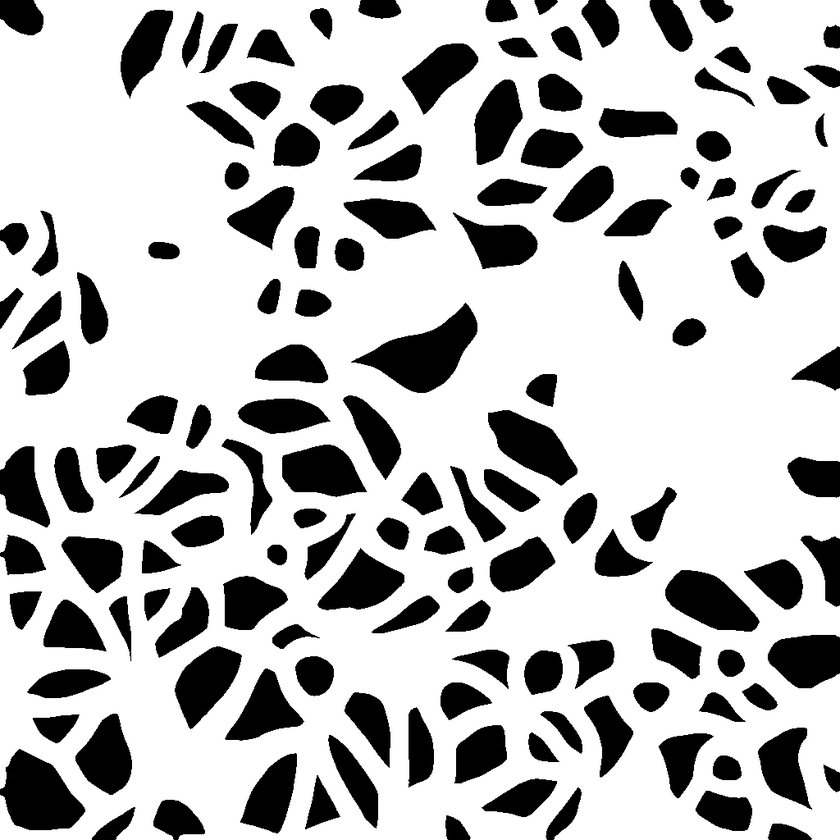
#> input picture misc/dte_cleaned.tif, 840 x 840 px, shrunk from 1024 x 1024 before the run
$ python -i weightmap.py   (imports and definitions only)
#> lines starting #> are read from the running program, lines starting #| are printed output that depends on the picture; after the words box and inside, x2 and y2 are one past the last pixel; in counts of white or black regions, pixels touching at a corner belong together
#!/usr/bin/env python
# -------------------------------------------------------------------------------
# Name:     Sequitr
# Purpose:  Sequitr is a small, lightweight Python library for common image
#           processing tasks in optical microscopy, in particular, single-
#           molecule imaging, super-resolution or time-lapse imaging of cells.
#           Sequitr implements fully convolutional neural networks for image
#           segmentation and classification. Modelling of the PSF is also
#           supported, and the library is designed to integrate with
#           BayesianTracker.
#
# Authors:  Alan R. Lowe (arl) a.lowe@ucl.ac.uk
#
# License:  See LICENSE.md
#
# Created:  23/03/2018
# -------------------------------------------------------------------------------

__author__ = "Alan R. Lowe"
__email__ = "code@arlowe.co.uk"

import os
import re

import matplotlib.pyplot as plt
import numpy as np
from scipy.ndimage import distance_transform_cdt, distance_transform_edt
from scipy.ndimage.filters import gaussian_filter, maximum_filter, median_filter
from scipy.ndimage.morphology import binary_dilation, binary_erosion, binary_fill_holes
from scipy.spatial import Delaunay

# import tifffile as t
from skimage.io import imread, imsave


class ImageLabels:
    """ImageLabels

    A class to deal with image labels.
    """

    # [35 lines left out: function __init__, not called in this run]

    def labels(self):
        """ return the labels """
        return self._labels

    @property
    def outputs(self):
        return self._outputs


class ImageWeightMap2:
    """ImageWeightMap2

    Calculate a per-pixel weight map to prioritise learning of certain pixels
    within an image. Here, the weight map is calculated the distance between
    objects in the foreground for binary images.

    The algorithm proceeds as:
    1. Create a list of xy points that represent the boundaries of the
       foreground objects
    2. Create a Delaunay graph connecting each of the xy points
    3. For each background pixel, calculate the mean length of the edges of
       the simplex in which the pixel lies
    4. Set the pixel of the background to be the mean length value
    5. Calculate an exponential decay of the weight map

    Effectively, the algorithm generates a map of the 'narrowness' of regions
    separating foreground objects. Where objects are separated by only a single
    pixel, the value is high, larger separation decay to zero.

    Params:
        w0: the weighting amplitude
        sigma: the decay of the exponential function imsave
    Notes:
        TODO(arl): clean up the code!
    """

    def __init__(self, w0=10.0, sigma=5.0):

        self.w0 = w0
        self.sigma = sigma

    def __call__(self, image):

        # make a von Neumann structring element to create the boundaries
        s = np.array([[0, 1, 0], [1, 1, 1], [0, 1, 0]])
        b = np.squeeze(image.astype("bool"))
        b_erode_outline = np.logical_xor(
            binary_erosion(b, iterations=1, structure=s), b
        )

        # make the sentinels
        b_dilate = binary_dilation(b, iterations=3, structure=s)
        b_dilate_outline = np.logical_xor(
            binary_erosion(b_dilate, iterations=1, structure=s), b_dilate
        )

        # add a perimeter of ones to make sentinel points for the boundaries
        b_erode = np.logical_xor(b_erode_outline, b_dilate_outline)

        # pre weight the mask using only the region surrounding the cells
        mask = np.logical_xor(b, b_dilate)

        # assign xy points to the boundary pixels, then a Delaunay triangulation
        x, y = np.where(b_erode)
        points = np.column_stack((x, y))
        tri = Delaunay(points)
        self.tri = tri

        # find the pixels of the background
        free_space_x, free_space_y = np.where(np.logical_not(b))
        free_space = np.array(list(zip(free_space_x.tolist(), free_space_y.tolist())))

        # calculate the weight map
        simplices = tri.find_simplex(free_space)
        weight_map = np.zeros(image.shape)

        # mean?
        d = np.array([np.max(self.edist(s, p)) for s, p in zip(simplices, free_space)])
        weight_map[free_space_x, free_space_y] = d.reshape((-1,))

        mask = b.astype("float32")
        weight_map = gaussian_filter(weight_map, 1.0)  # self.sigma)
        weight_map = (
            self.w0
            * (1.0 - mask)
            * np.exp(-(weight_map * weight_map) / (2.0 * self.sigma ** 2 + 1e-99))
        )

        weight_map = weight_map + 1.0 + mask

        return weight_map

    def edist(self, i, pt):
        if i == -1:
            return [1024.0, 1024.0, 1024.0]
        s = self.tri.simplices[i]
        p = np.zeros((4, 2))
        # p = np.zeros((3,2))
        p[0:3, :] = self.tri.points[s]
        p[3, :] = p[0, :]

        # d = p - np.tile(pt,(3,1))
        d = np.diff(p, axis=0)
        d = np.sqrt(d[:, 0] ** 2 + d[:, 1] ** 2)
        return d

    # [55 lines left out: functions _tri_area, check_and_makedir, create_weightmaps, not called in this run]


# [27 lines not run here, left out]

>>> import cv2
>>> picture = cv2.imread('../misc/dte_cleaned.tif', cv2.IMREAD_GRAYSCALE)
#> picture is the input picture: shape (840, 840); min 0, max 255, mean 186.9
>>> result = ImageWeightMap2()(picture)
#> in __call__, `b = np.squeeze(image.astype("bool"))`:
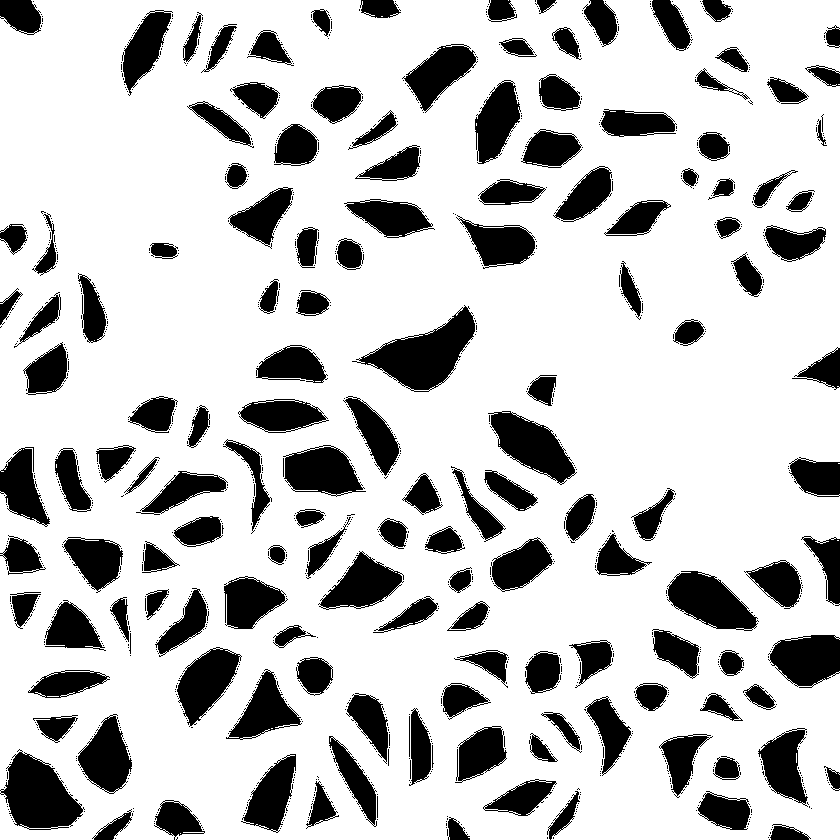
#> b: shape (840, 840) bool; 77.5% white; 1349 black regions (1202 under 20 px), largest, box (x1, y1, x2, y2) and area: (352, 305, 475, 392) 4601, (0, 749, 85, 830) 4053, (667, 571, 759, 631) 3251
#> in __call__, `b_erode_outline = np.logical_xor( binary_erosion(b, iterations=1, stru..`: b_erode_outline: shape (840, 840) bool; 5.3% white in thin lines or dots
#> in __call__, `b_dilate = binary_dilation(b, iterations=3, structure=s)`:
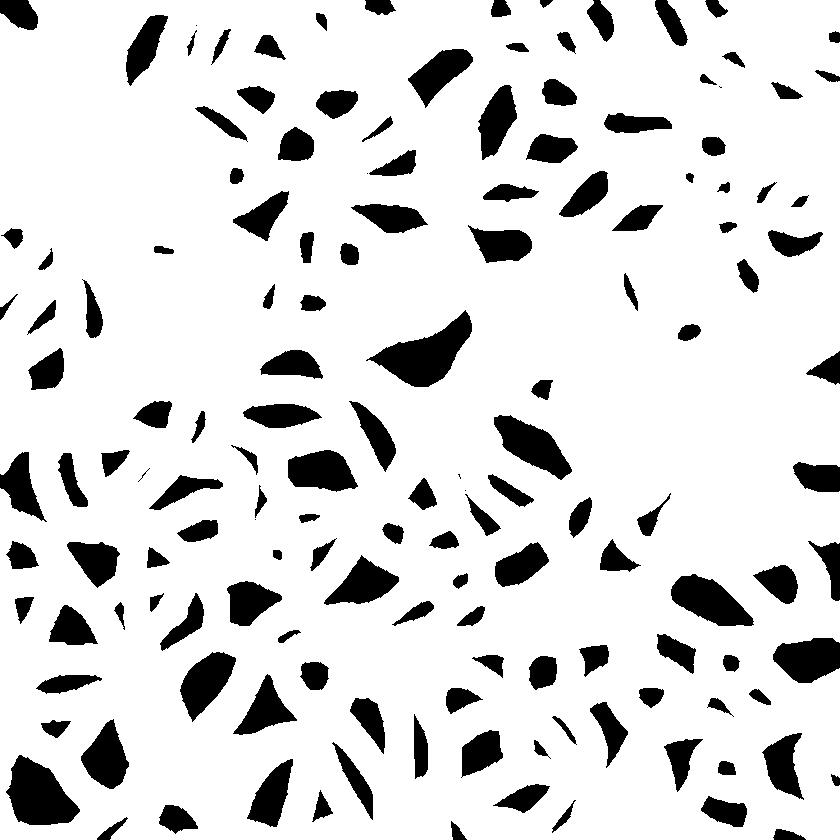
#> b_dilate: shape (840, 840) bool; 85.9% white; 149 black regions (7 under 20 px), largest, box (x1, y1, x2, y2) and area: (366, 310, 472, 387) 3599, (6, 755, 80, 825) 3274, (671, 574, 754, 626) 2523
#> in __call__, `b_dilate_outline = np.logical_xor( binary_erosion(b_dilate, iterations..`:
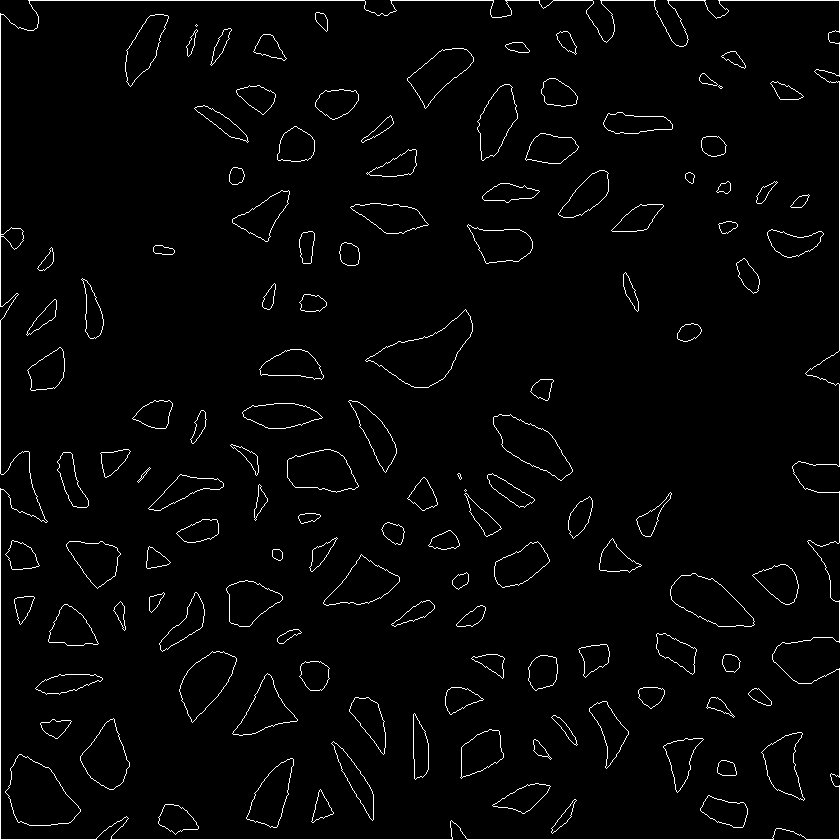
#> b_dilate_outline: shape (840, 840) bool; 2.4% white in thin lines or dots
#> in __call__, `b_erode = np.logical_xor(b_erode_outline, b_dilate_outline)`:
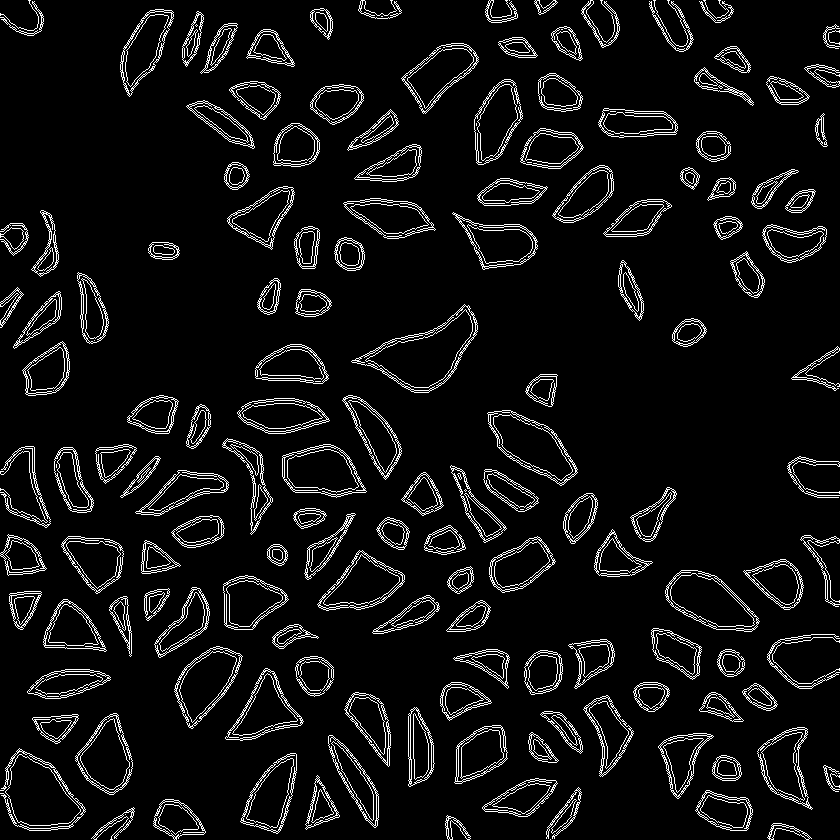
#> b_erode: shape (840, 840) bool; 6.9% white in thin lines or dots
#> in __call__, `mask = np.logical_xor(b, b_dilate)`:
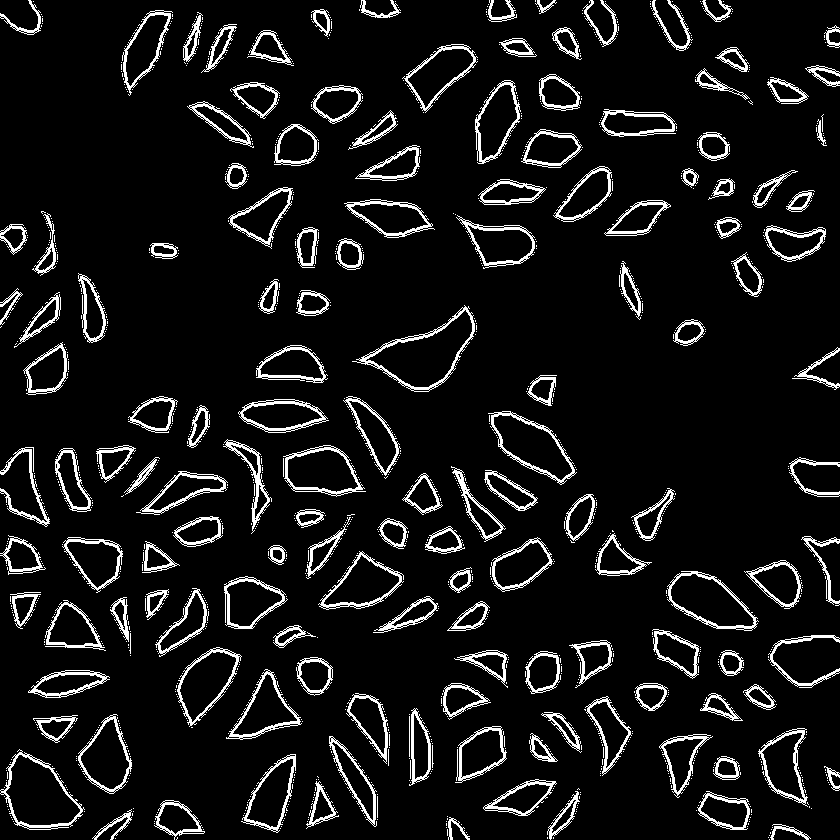
#> mask: shape (840, 840) bool; 8.4% white in thin lines or dots
#> in __call__, `points = np.column_stack((x, y))`: points = 48560 pairs, first value 0 to 839, second value 0 to 839
#> in __call__, `free_space = np.array(list(zip(free_space_x.tolist(), free_space_y.tol..`: free_space = 158537 pairs, first value 0 to 839, second value 0 to 839
#> in __call__, `weight_map = weight_map + 1.0 + mask`:
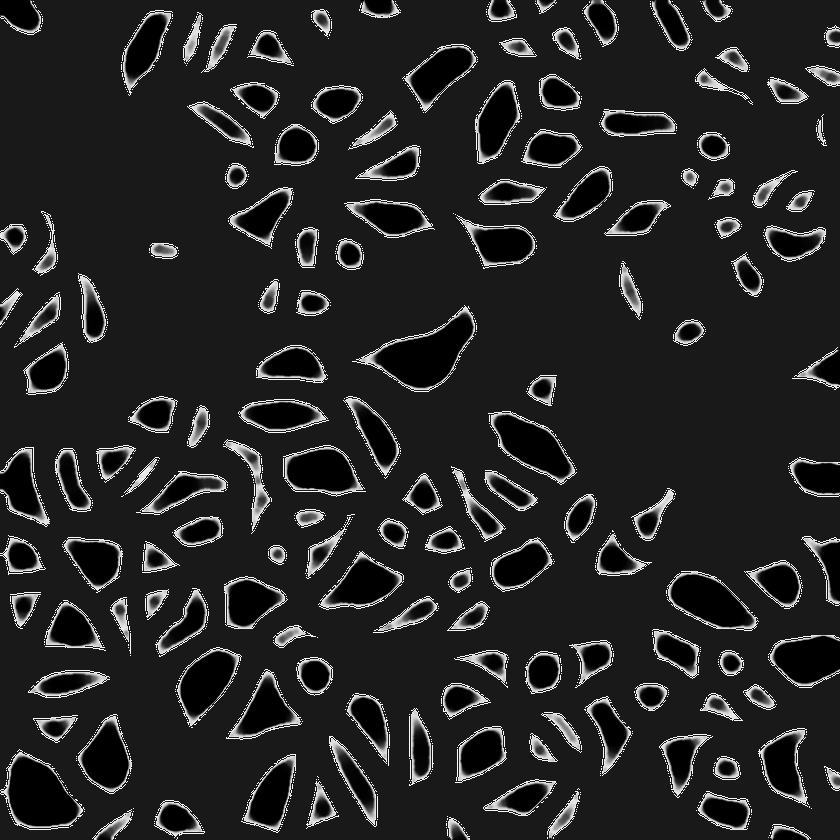
#> weight_map: shape (840, 840) float64; min 1, max 10.98, mean 2.51; drawn with min black and max white
